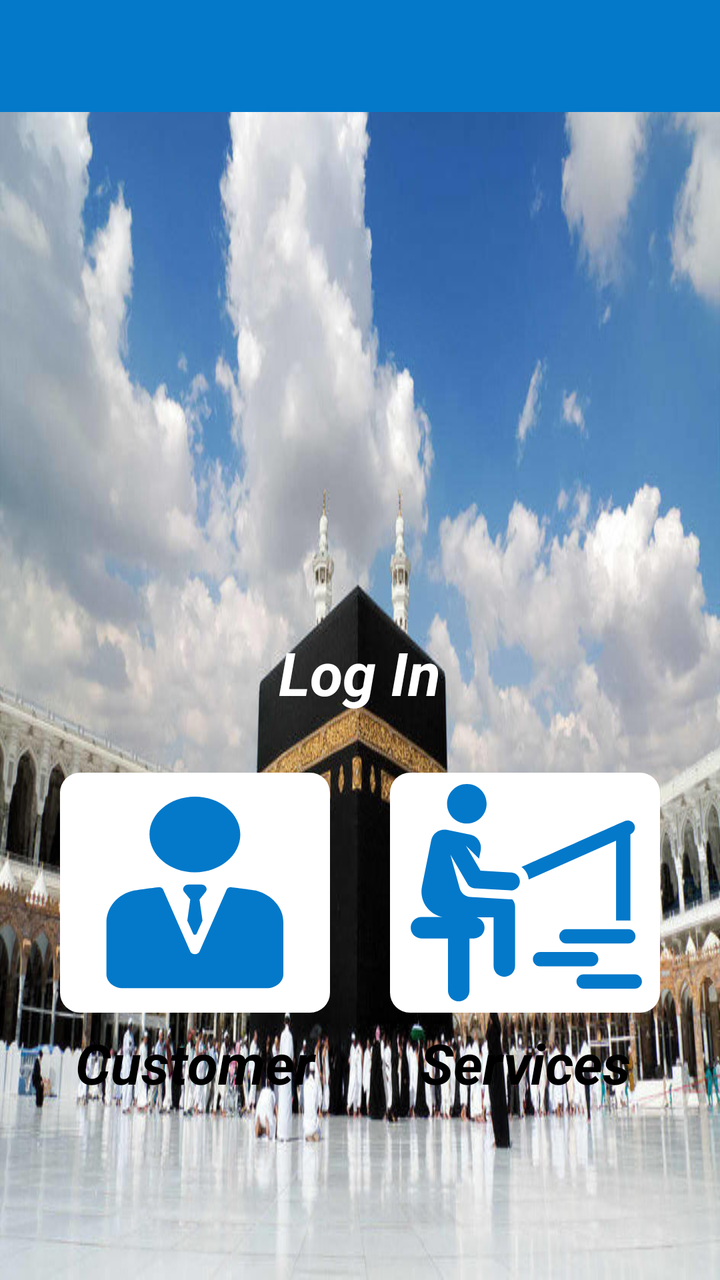
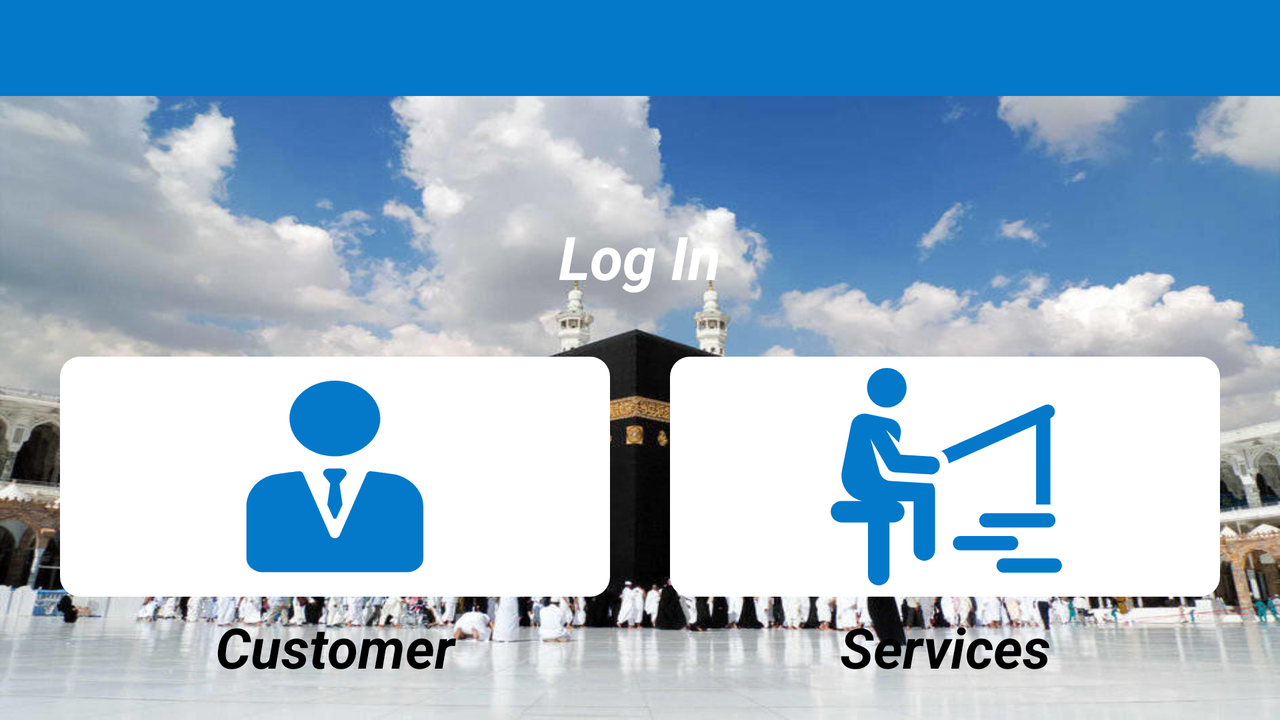

One screen, two layout resources from the same app: the default and the repository's alternative for another configuration. Each is rendered where Android would select it; the XML of both is given below.
<!-- AndroidManifest.xml: application theme AppTheme -->
<!-- res/layout/activity_choice.xml -->
<?xml version="1.0" encoding="utf-8"?>
<LinearLayout xmlns:android="http://schemas.android.com/apk/res/android"
    android:layout_width="match_parent"
    android:layout_height="match_parent"
    android:background="@drawable/photo"
    android:layoutDirection="ltr"
    android:orientation="vertical">

    <include
        android:id="@+id/toolbar"
        layout="@layout/main_bar" />

    <ScrollView
        android:layout_width="match_parent"
        android:layout_height="match_parent">

        <LinearLayout
            android:layout_width="match_parent"
            android:layout_height="match_parent"
            android:orientation="vertical">


            <ImageView
                android:id="@+id/imageView2"
                android:layout_width="match_parent"
                android:layout_height="150dp"
                android:layout_marginTop="50dp" />

            <TextView
                android:id="@+id/login_title"
                android:layout_width="wrap_content"
                android:layout_height="wrap_content"
                android:layout_below="@+id/imageView2"
                android:layout_gravity="center"
                android:layout_marginTop="60dp"
                android:text="@string/login"
                android:textColor="@android:color/white"
                android:textSize="30sp"
                android:textStyle="bold|italic" />

            <LinearLayout
                android:layout_width="match_parent"
                android:layout_height="170dp"
                android:layout_marginLeft="30dp"
                android:layout_marginRight="30dp"
                android:layout_marginTop="30dp"
                android:orientation="horizontal">

                <LinearLayout
                    android:id="@+id/lincustomer"
                    android:layout_width="0dp"
                    android:layout_height="match_parent"
                    android:layout_marginRight="30dp"
                    android:layout_weight="1"
                    android:orientation="vertical">

                    <ImageView
                        android:id="@+id/imgbtn_user"
                        android:layout_width="match_parent"
                        android:layout_height="wrap_content"
                        android:layout_below="@+id/login_title"
                        android:background="@drawable/shap_back"
                        android:paddingBottom="10dp"
                        android:paddingTop="10dp"
                        android:src="@drawable/ic_man" />


                    <TextView
                        android:id="@+id/customer"
                        android:layout_width="match_parent"
                        android:layout_height="50dp"
                        android:gravity="center"
                        android:text="@string/customer"
                        android:textColor="@android:color/black"
                        android:textSize="28sp"
                        android:textStyle="bold|italic" />

                </LinearLayout>

                <LinearLayout
                    android:id="@+id/linleader"
                    android:layout_width="0dp"
                    android:layout_height="match_parent"
                    android:layout_weight="1"
                    android:orientation="vertical">

                    <ImageView
                        android:id="@+id/imgbtn_intr"
                        android:layout_width="match_parent"
                        android:layout_height="wrap_content"
                        android:background="@drawable/shap_back"
                        android:src="@drawable/ic_hunter" />

                    <TextView
                        android:id="@+id/serviceprovide"
                        android:layout_width="match_parent"
                        android:layout_height="50dp"
                        android:gravity="center"
                        android:text="@string/Service_Provider"
                        android:textColor="@android:color/black"
                        android:textSize="28sp"
                        android:textStyle="bold|italic" />
                </LinearLayout>
            </LinearLayout>
        </LinearLayout>
    </ScrollView>
</LinearLayout>
<!-- res/layout/main_bar.xml (included above) -->
<?xml version="1.0" encoding="utf-8"?>
<android.support.v7.widget.Toolbar
    android:id="@+id/main_toolbar"
    android:layout_width="match_parent"
    android:layout_height="wrap_content"
    android:background="@color/colorPrimary"
    android:theme="@style/Base.ThemeOverlay.AppCompat.Dark.ActionBar"
    xmlns:android="http://schemas.android.com/apk/res/android" />
<!-- resources referenced by this layout -->
<resources>
  <color name="colorPrimary">#0479CA</color>
  <!-- drawable ic_hunter: vector/xml drawable (drawable, 2060 chars, omitted) -->
  <!-- drawable ic_man (drawable) -->
  <vector android:height="100dp" android:viewportHeight="120.0"
      android:viewportWidth="120.0" android:width="120dp" xmlns:android="http://schemas.android.com/apk/res/android">
      <path android:fillColor="@color/colorPrimary" android:pathData="M59.784,47.758c12.519,0 22.703,-10.175 22.703,-22.682S72.303,2.394 59.784,2.394c-12.519,0 -22.703,10.175 -22.703,22.682S47.265,47.758 59.784,47.758zM90.248,58.749c-0.01,-0.003 -0.028,-0.01 -0.038,-0.012c-2.956,-0.721 -12.008,-1.987 -12.008,-1.987c-1.022,-0.314 -2.114,0.226 -2.482,1.234l-13.625,37.35c-0.786,2.154 -3.836,2.154 -4.622,0l-13.625,-37.35c-0.297,-0.814 -1.065,-1.324 -1.889,-1.324c-0.195,0 -9.503,1.304 -12.601,2.074C20.891,60.838 15.55,69.156 15.55,77.825v31.078c0,4.657 3.779,8.433 8.441,8.433H95.57c4.662,0 8.441,-3.776 8.441,-8.433V77.722C104.01,69.09 98.46,61.43 90.248,58.749zM64.922,56.038c-0.544,-0.592 -1.339,-0.89 -2.143,-0.89h-5.998c-0.804,0 -1.599,0.298 -2.143,0.89c-0.842,0.916 -0.964,2.24 -0.366,3.275l3.207,4.83l-1.501,12.651l2.956,7.856c0.288,0.79 1.407,0.79 1.695,0l2.956,-7.856l-1.501,-12.651l3.207,-4.83C65.887,58.279 65.764,56.955 64.922,56.038z"/>
  </vector>
  <!-- drawable photo: jpg bitmap (drawable, 95928 bytes) -->
  <!-- drawable shap_back (drawable) -->
  <?xml version="1.0" encoding="utf-8"?>
  <shape xmlns:android="http://schemas.android.com/apk/res/android"
      android:shape="rectangle">
  
      
      <solid android:color="@android:color/white" />
  
      <corners android:bottomLeftRadius="10dp"
          android:topLeftRadius="10dp"
          android:bottomRightRadius="10dp"
          android:topRightRadius="10dp"/>
  
  </shape>
  <string name="Service_Provider">Services</string>
  <string name="customer">Customer</string>
  <string name="login">Log In</string>
  <style name="AppTheme" parent="AppTheme.Base">
          
      </style>
  <style name="AppTheme.Base" parent="Theme.AppCompat.Light.NoActionBar">
          <item name="colorPrimary">@color/colorPrimary</item>
          <item name="colorPrimaryDark">@color/colorPrimaryDark</item>
          <item name="colorAccent">@color/colorAccent</item>
  
      </style>
  <color name="colorPrimaryDark">#086db4</color>
  <color name="colorAccent">#c6a72d</color>
</resources>
<!-- res/layout-land/activity_choice.xml (the repository's variant of the layout above) -->
<!-- drawn on the phone turned sideways -->
<?xml version="1.0" encoding="utf-8"?>
<LinearLayout xmlns:android="http://schemas.android.com/apk/res/android"
    android:layout_width="match_parent"
    android:layout_height="match_parent"
    android:background="@drawable/photo"
    android:layoutDirection="ltr"
    android:orientation="vertical">

    <include
        android:id="@+id/toolbar"
        layout="@layout/main_bar" />

    <ScrollView
        android:layout_width="match_parent"
        android:layout_height="match_parent">

        <LinearLayout
            android:layout_width="match_parent"
            android:layout_height="match_parent"
            android:gravity="center"
            android:orientation="vertical">

            <TextView
                android:id="@+id/login_title"
                android:layout_width="wrap_content"
                android:layout_height="wrap_content"
                android:layout_gravity="center"
                android:layout_marginTop="60dp"
                android:text="@string/login"
                android:textColor="@android:color/white"
                android:textSize="30sp"
                android:textStyle="bold|italic" />

            <LinearLayout
                android:layout_width="match_parent"
                android:layout_height="170dp"
                android:layout_marginLeft="30dp"
                android:layout_marginRight="30dp"
                android:layout_marginTop="30dp"
                android:orientation="horizontal">

                <LinearLayout
                    android:id="@+id/lincustomer"
                    android:layout_width="0dp"
                    android:layout_height="match_parent"
                    android:layout_marginRight="30dp"
                    android:layout_weight="1"
                    android:orientation="vertical">

                    <ImageView
                        android:id="@+id/imgbtn_user"
                        android:layout_width="match_parent"
                        android:layout_height="wrap_content"
                        android:layout_below="@+id/login_title"
                        android:background="@drawable/shap_back"
                        android:paddingBottom="10dp"
                        android:paddingTop="10dp"
                        android:src="@drawable/ic_man" />


                    <TextView
                        android:id="@+id/customer"
                        android:layout_width="match_parent"
                        android:layout_height="50dp"
                        android:gravity="center"
                        android:text="@string/customer"
                        android:textColor="@android:color/black"
                        android:textSize="28sp"
                        android:textStyle="bold|italic" />

                </LinearLayout>

                <LinearLayout
                    android:id="@+id/linleader"
                    android:layout_width="0dp"
                    android:layout_height="match_parent"
                    android:layout_weight="1"
                    android:orientation="vertical">

                    <ImageView
                        android:id="@+id/imgbtn_intr"
                        android:layout_width="match_parent"
                        android:layout_height="wrap_content"
                        android:background="@drawable/shap_back"
                        android:src="@drawable/ic_hunter" />

                    <TextView
                        android:id="@+id/serviceprovide"
                        android:layout_width="match_parent"
                        android:layout_height="50dp"
                        android:gravity="center"
                        android:text="@string/Service_Provider"
                        android:textColor="@android:color/black"
                        android:textSize="28sp"
                        android:textStyle="bold|italic" />
                </LinearLayout>
            </LinearLayout>
        </LinearLayout>
    </ScrollView>
</LinearLayout>
